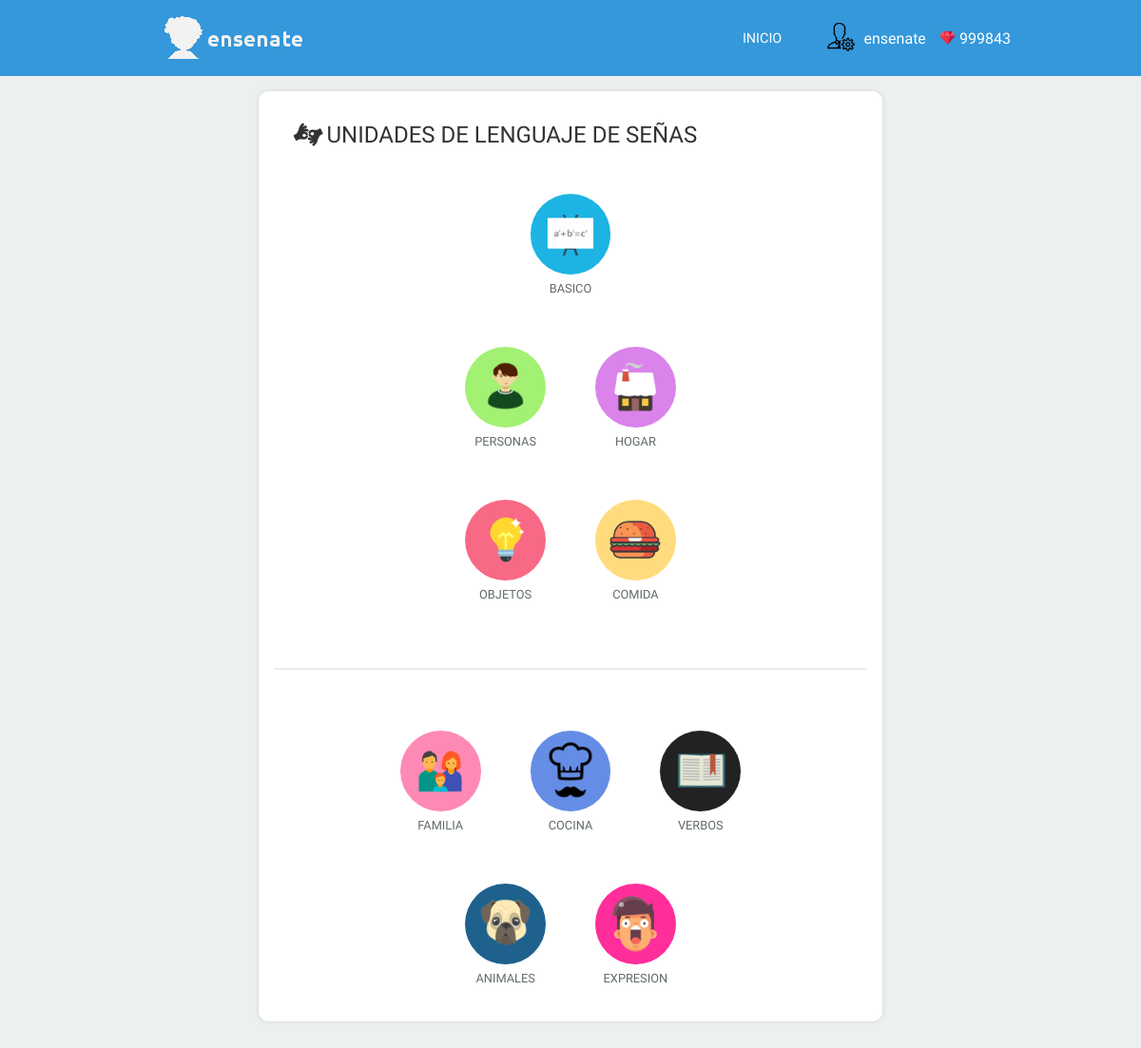
Screenshot of /dashboard/ (signed in) with the database file from the repository.
### usuarios/models.py (models this page shows)
class User(AbstractUser):
	biografia = models.CharField(max_length=255, blank=True, default='',null=False)
	nivel = models.PositiveIntegerField(default=0)
	gemas = models.PositiveIntegerField(default=0)
	fecha_inicio = models.DateField(default=timezone.now)
	image = models.ImageField(upload_to='usuarios/perfiles/', default='usuarios/default/perfil.png')
	cargar_datos = models.BooleanField(default=False)

### dashboard/models.py (models this page shows, shortened)
class Unidad(models.Model):
	titulo = models.CharField(max_length=30, blank=False)
	image = models.ImageField(upload_to='curso/unidades/')

### dashboard/views.py (the view)
# urls.py: url(r'^dashboard/$', dashboard.inicio, name='dashboard' ),
@login_required
def inicio(request):
	template = 'dashboard/dashboard.html'
	if not request.user.cargar_datos:
		verificar_unidades(request.user)
		request.user.cargar_datos = True
		request.user.save()
	unidades = Unidad.objects.all()
	unidad_usuario = DatosUnidadUsuario.objects.filter(usuario=request.user)
	datos = zip(unidades,unidad_usuario)
	context = {
		'datos':datos,
	}
	return render(request,template,context)

### templates/dashboard/dashboard.html (shortened to what this page needs)
{% extends 'bases/base.html' %}
{% load staticfiles %}
{% block static %}
	<link rel="stylesheet" href="{% static 'css/dashboard.css' %}">
{% endblock %}
{% block body %}
{% include 'bases/nav-user.html' %}
	<div class="contenedor">
		<div class="burbuja">
		<div class="unidades">
				<div class="texto-titulo icon-language">
					Unidades de Lenguaje de Señas
				</div>
			{% for  unidades, datos in datos %}
				{% if forloop.counter == 1 %}
					<div>
						{% include 'dashboard/secciones.html' %}
					</div>
				{% endif %}
				{% if forloop.counter >= 2 and forloop.counter <= 3 %}
					{% if forloop.counter == 2 %}
						<div>
					{% endif %}
						{% include 'dashboard/secciones.html' %}
					{% if forloop.counter == 3 %}
						</div>
					{% endif %}
				{% endif %}
				{% if forloop.counter >= 4 and forloop.counter <= 5 %}
					{% if forloop.counter == 4 %}
						<div>
					{% endif %}
						{% include 'dashboard/secciones.html' %}
					{% if forloop.counter == 5 %}
						</div>
					{% endif %}
				{% endif %}
				{% if forloop.counter >= 6 and forloop.counter <= 8%}
					{% if forloop.counter == 6 %}
						<hr />
						<div>
					{% endif %}
						{% include 'dashboard/secciones.html' %}
					{% if forloop.counter == 8 %}
						</div>
					{% endif %}
				{% endif %}
				{% if forloop.counter >= 9 and forloop.counter <= 10 %}
					{% if forloop.counter == 9 %}
						<div>
					{% endif %}
						{% include 'dashboard/secciones.html' %}
					{% if forloop.counter == 10 %}
						</div>
					{% endif %}
				{% endif %}
			{% endfor %}
		</div>
		</div>
	</div>
{% endblock %}

### templates/bases/nav-user.html (shortened to what this page needs)
{% load staticfiles %}
<header>
	<div class="contenedor">
		<div class="navegacion">
			<div class="enlaces-izquierda">
					<a  class="titulo-principal" href="{% if request.user.is_authenticated %} {% url 'dashboard' %} {% else %}{% url 'inicio' %} {% endif %}"><img src="{% static 'img/logo-sesion.png' %}" alt=""></a>
			</div>
			<div class="enlaces-derecha usuario-activo">
					<a href="{% url 'dashboard' %}" class=" menu_inicio" >Inicio</a>
					<ul class="navegacion_perfil">
						<li class="li-principal">
						<div class="datos-usuario">
							<span><img class="pic_perfil" src="{{user.image.url}}" alt="" width="48px" height="48px"></span>
							<span class="usuario" >{{user.username}}</span>
							<span class="gem"> <img src="{% static 'img/gem.png' %}" alt=""> {{ user.gemas }}</span>
						</div>
						</li>
					</ul>
			</div>
		</div>
	</div>
</header>

### templates/dashboard/secciones.html
{% load staticfiles %}
<div class="seccion-unidad">
	{% if not datos.bloqueado %}
		<a  class="seccion-desbloqueado" href="{% url 'lecciones' unidades.titulo %}">
			<img class="imagen-seccion  {{unidades.titulo}}" src="{% static unidades.image.url %}"/>
			<span class="{{unidades.titulo}}">{{ unidades.titulo }}</span>
		</a>
	{% else %}
		<span  class="seccion-bloqueado">
			<img class="imagen-seccion  imagen-bloqueado" src="{% static 'img/bloqueado.png' %}"/>
			<span class="bloqueado">bloqueado</span>
		</span>
	{% endif %}
</div>

### static/css/dashboard.css (style rules this page uses)
header { background: #3498db; box-shadow: none; }
body { background: #ecf0f1; }
.usuario-activo { display: flex; align-items: center; }
.enlaces-derecha > a, .enlaces-derecha > ul { margin: 0.5em; }
.navegacion_perfil { display: inline-block; list-style: none; width: 11em; max-width: 11em; }
.datos-usuario { display: flex; align-items: center; }
.datos-usuario > span { color: white; margin: .2em; padding: 0.1em; }
.datos-usuario > span > .pic_perfil { width: 2em; height: 2em; }
.navegacion_perfil > .li-principal { list-style: none; padding: 0.2em }
.navegacion .enlaces-derecha .menu_inicio { color: white; }
.burbuja { text-align: center; max-width: 40em; margin: 6em auto; background: white; border-radius: 10px; padding: 0.5em; box-shadow: 0 0 5px #d0d3d4; }
.texto-titulo { margin: 1em; text-align: left; font-size: 1.5em; color: #333; text-transform: uppercase; }
.seccion-unidad { margin: 1.5em; display: inline-block; max-width: 7em; transition: all; transition-duration: 0.3s; position: relative; }
.seccion-unidad > .seccion-desbloqueado, .seccion-unidad > .seccion-bloqueado { display: block; text-align: center; font-size: 0.8em; text-decoration: none; color: #616a6b; text-transform: uppercase; }
.seccion-desbloqueado > .imagen-seccion { transition: all; transition-delay: 0.3s; transition-duration: 0.3s; }
.imagen-seccion { max-width: 84px; width: 72px; max-height: 84px; height: 72px; padding: 0.5em; border-radius: 50%; }
hr { margin: 2.5em .5em; border: 1px solid #eaecee; }
.seccion-desbloqueado > span { width: 100%; border-radius: 50% 50% 100% 100%; display:block; background: none; padding: 0.5em 0em 0.5em 0em; margin-top: -0.2em; transition: all; transition-delay: 0.3s; transition-duration: 0.3s; }
.gem { display: flex; align-items: center; }
.gem > img { width: 1.2rem; height: 1.2rem; margin: auto 0.2rem; }

### static/css/base/base.css (style rules this page uses)
* { margin: 0; padding: 0; font-family: 'Ubuntu', sans-serif; transition: all; transition-delay: 0.3s; transition-duration: 0.3s; }
.contenedor { width: 75%; margin: auto; }

### static/css/base/nav.css (style rules this page uses)
@media screen and (min-width: 1000px) { .navegacion .enlaces-derecha .menu_inicio { padding: .3em 1.5em; } }
header { width: 100%; background: #FFF; position: fixed; top: 0; left: 0; z-index: 100; box-shadow: 0px 0px 5px #333 ; }
.navegacion { height: 5em; display: flex; align-items: center; justify-content: space-between; }
.navegacion .enlaces-izquierda, .navegacion .enlaces-derecha { margin: 5px; padding: 2px; }
.navegacion .enlaces-derecha .menu_inicio { background: none; text-align: center; text-transform: uppercase; font-size: .9rem; text-decoration: none; color: #333; cursor: pointer }

### static/css/colores.css (style rules this page uses)
.basico { background: #1DB4E3; }
.personas { background: #A2F173; }
.hogar { background: #DA83EB; }
.objetos { background: #F86985; }
.comida { background: #FFDB7D; }
.familia { background: #FE89B5; }
.cocina { background: #658DE5; }
.verbos { background: #222222; }
.animales { background: #1f618d; }
.expresion { background: #FE2E9A; }

### rows the page displays
User: image (picture), username "ensenate", gemas "999843"
Unidad: titulo (picture), titulo "BASICO"
Unidad: titulo (picture), titulo "PERSONAS"
Unidad: titulo (picture), titulo "HOGAR"
Unidad: titulo (picture), titulo "OBJETOS"
Unidad: titulo (picture), titulo "COMIDA"
Unidad: titulo (picture), titulo "FAMILIA"
Unidad: image (picture), titulo "COCINA"
Unidad: titulo (picture), titulo "VERBOS"
Unidad: titulo (picture), titulo "ANIMALES"
Unidad: titulo (picture), titulo "EXPRESION"
